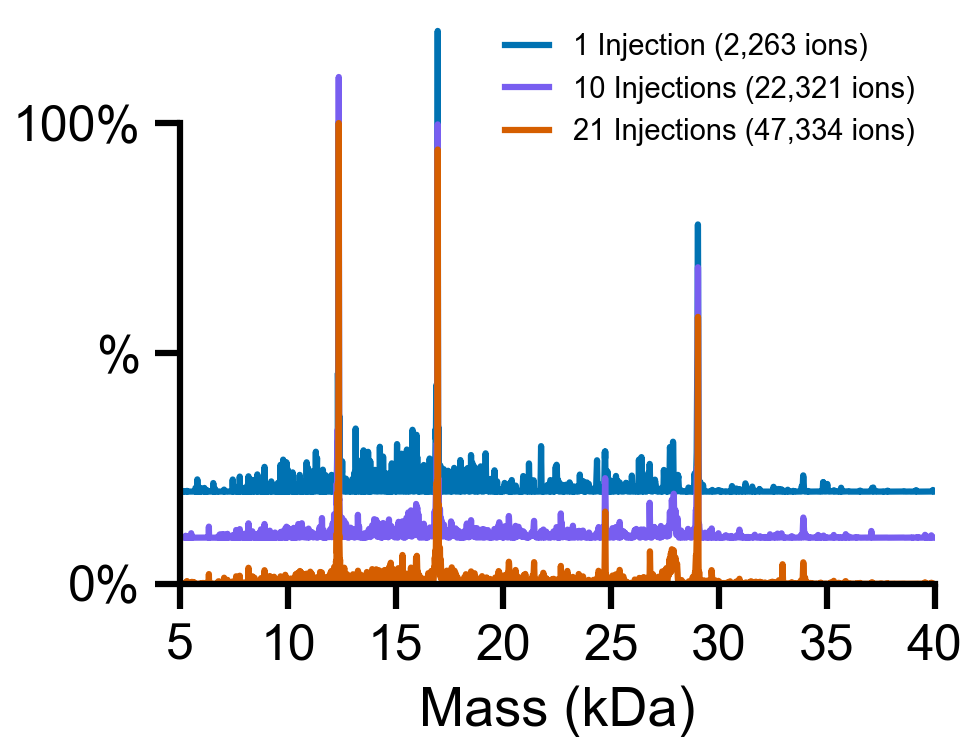

Recreate this plot in Python.
"""Create the staggered, normalized mass-distribution comparison for Figure 3."""

from pathlib import Path

import matplotlib.pyplot as plt
import numpy as np


DATA_ROOT = Path(
    r"Z:\Group Share\BHT\Temp\Paper\DMT\Protein Mix 21 Injections Set 1\merged"
)
FILE_PREFIX = (
    "20260327_BHT_agilentc8column_protienmix_CDMS_0o1mgmLs_set1_merged"
)

DATASETS = [
    (
        DATA_ROOT / f"{FILE_PREFIX}_1_unidecfiles" / f"{FILE_PREFIX}_1_mass.txt",
        "1 Injection (2,263 ions)",
        "#0072B2",  # Figure 2 blue
    ),
    (
        DATA_ROOT / f"{FILE_PREFIX}_10_unidecfiles" / f"{FILE_PREFIX}_10_mass.txt",
        "10 Injections (22,321 ions)",
        "#785EF0",  # Colorblind-friendly violet; distinct from Figure 2 green
    ),
    (
        DATA_ROOT / f"{FILE_PREFIX}_21_unidecfiles" / f"{FILE_PREFIX}_21_mass.txt",
        "21 Injections (47,334 ions)",
        "#D55E00",  # Figure 2 vermillion
    ),
]

MASS_LIMITS_KDA = (5.0, 40.0)
STAGGER_STEP = 10.0
FIGURE_SIZE_INCHES = (3.25, 2.5)
OUTPUT_DPI = 300
OUTPUT_DIRECTORY = Path(__file__).resolve().parent
OUTPUT_PNG = OUTPUT_DIRECTORY / "Figure 3.png"
OUTPUT_PDF = OUTPUT_DIRECTORY / "Figure 3.pdf"


def load_mass_distribution(path: Path) -> tuple[np.ndarray, np.ndarray]:
    """Load and validate a two-column mass/intensity distribution."""
    if not path.is_file():
        raise FileNotFoundError(f"Mass distribution not found: {path}")

    data = np.loadtxt(path, dtype=float)
    if data.ndim != 2 or data.shape[1] < 2:
        raise ValueError(f"Expected at least two columns in: {path}")

    mass = data[:, 0]
    intensity = data[:, 1]
    finite = np.isfinite(mass) & np.isfinite(intensity)
    if not np.any(finite):
        raise ValueError(f"No finite mass/intensity pairs in: {path}")

    # Intensities are physically non-negative; clipping also removes tiny
    # negative values that can arise from numerical processing.
    return mass[finite], np.clip(intensity[finite], 0.0, None)


def normalize_to_percent(intensity: np.ndarray) -> np.ndarray:
    """Normalize a distribution so its maximum intensity is exactly 100%."""
    maximum = float(np.max(intensity))
    if maximum <= 0.0:
        return np.zeros_like(intensity)
    return 100.0 * intensity / maximum


def make_figure() -> plt.Figure:
    """Build and return the publication-sized mass-distribution overlay."""
    figure, axis = plt.subplots(
        figsize=FIGURE_SIZE_INCHES,
        constrained_layout=True,
    )

    # Put the lowest-injection trace on top and the 21-injection trace at the
    # base. Each trace spans a full 0--100% before its offset is applied, giving
    # displayed ranges of 20--120%, 10--110%, and 0--100%, respectively.
    offsets = STAGGER_STEP * np.arange(len(DATASETS) - 1, -1, -1)
    for (path, label, color), offset in zip(DATASETS, offsets):
        mass, intensity = load_mass_distribution(path)
        axis.plot(
            mass / 1000.0,
            normalize_to_percent(intensity) + offset,
            color=color,
            linewidth=1.5,
            label=label,
        )

    axis.set_xlim(*MASS_LIMITS_KDA)
    axis.set_ylim(0.0, 124.0)
    axis.set_xticks(np.arange(5.0, 40.1, 5.0))
    axis.set_yticks([0.0, 50.0, 100.0], labels=["0%", "%", "100%"])
    axis.set_xlabel("Mass (kDa)")

    axis.spines["top"].set_visible(False)
    axis.spines["right"].set_visible(False)
    axis.spines["left"].set_linewidth(1.5)
    axis.spines["left"].set_bounds(0.0, 100.0)
    axis.spines["bottom"].set_linewidth(1.5)
    axis.tick_params(direction="out", width=1.5, length=6)
    axis.legend(
        loc="upper right",
        frameon=False,
        fontsize=7.0,
        handlelength=1.5,
        borderaxespad=0.3,
    )

    return figure


def main() -> None:
    """Render Figure 3 as both PNG and PDF."""
    plt.rcParams.update(
        {
            "font.family": "Arial",
            "font.size": 12,
            "axes.labelsize": 13,
            "legend.fontsize": 9.5,
            "pdf.fonttype": 42,
            "ps.fonttype": 42,
            "savefig.transparent": True,
        }
    )

    figure = make_figure()
    # Avoid bbox_inches="tight" so the saved files retain the requested size.
    figure.savefig(OUTPUT_PNG, dpi=OUTPUT_DPI, transparent=True)
    figure.savefig(OUTPUT_PDF, dpi=OUTPUT_DPI, transparent=True)
    plt.close(figure)
    print(f"Saved {OUTPUT_PNG}")
    print(f"Saved {OUTPUT_PDF}")


if __name__ == "__main__":
    main()
